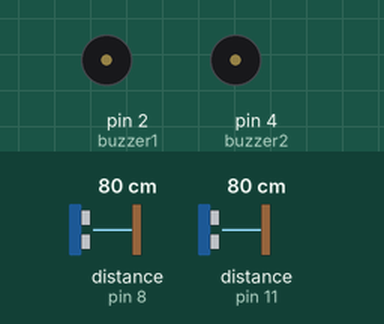
This sketch was run on a simulated Arduino Uno, built with avr-gcc and run on an emulated ATmega328P. Parts: buzzer (waves = sounding, pin HIGH). Wiring (inferred from the names in the program): 2 × ultrasonic range finder: trigger pin 9, echo pin 8 / trigger pin 10, echo pin 11. The inputs (shaded band) are chosen by the test bench; at power-on: distance to the obstacle (sensors on pin 8, pin 11) 80 cm. The echo pulse lasts 58.3 µs per cm; pins used as bus, display or sensor lines are not drawn.

Above: at 1.2 s.
1.3 s: distance to the obstacle (sensor on pin 8) set to 13 cm
2.8 s: distance to the obstacle (sensor on pin 8) set to 10 cm
At 3.3 s:
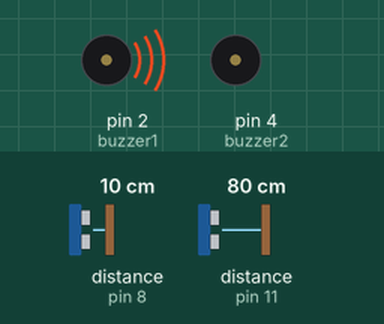
4.3 s: distance to the obstacle (sensor on pin 11) set to 13 cm
5.8 s: distance to the obstacle (sensor on pin 11) set to 10 cm
At 6.4 s:
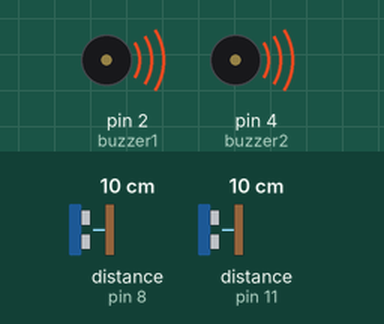
7.3 s: distance to the obstacle (sensor on pin 8) set to 18 cm
At 7.6 s:
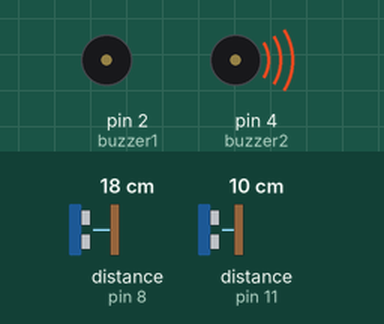
Timing chart, 0 to 10.3 s (numbered marks = the images above; inputs shaded):
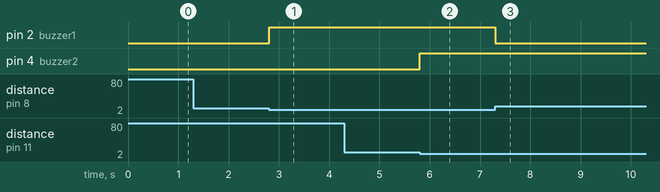

Measured:
- the behaviour switches between 12 and 11 cm on distance to the obstacle (sensor on pin 8) (found by bisection; images 0 and 1)
- the behaviour switches between 12 and 11 cm on distance to the obstacle (sensor on pin 11) (found by bisection; images 1 and 2)
- after the input at 1.3 s, every drawn part: stays the same
- after the input at 2.8 s, pin 2 (buzzer1): LOW → HIGH at once
- after the input at 4.3 s, every drawn part: stays the same
- after the input at 5.8 s, pin 4 (buzzer2): LOW → HIGH at once
- after the input at 7.3 s, pin 2 (buzzer1): HIGH → LOW at once

The sketch:

smart_glass.ino
```cpp
#define trigPin1 9
#define echoPin1 8
#define buzzer1 2
#define trigPin2 10
#define echoPin2 11
#define buzzer2 4
long duration, distance, UltraSensor1, UltraSensor2;
char data;
String SerialData = "";
void setup()
{
  Serial.begin (9600);

  pinMode(trigPin1, OUTPUT);
  pinMode(echoPin1, INPUT);
  pinMode(buzzer1, OUTPUT);

  pinMode(trigPin2, OUTPUT);
  pinMode(echoPin2, INPUT);
  pinMode(buzzer2, OUTPUT);

  digitalWrite(buzzer1, LOW);
  digitalWrite(buzzer2, LOW);
}
void loop()
{
  SonarSensor(trigPin1, echoPin1);
  UltraSensor1 = distance;
  SonarSensor(trigPin2, echoPin2);
  UltraSensor2 = distance;

  while (Serial.available())
  {
    delay(10);
    data = Serial.read();
    SerialData += data;
  }

  if (SerialData == "display distance")
  {

    Serial.print("distance measured by the first sensor:");
    Serial.print(UltraSensor1);
    Serial.println("cm");

    Serial.print("distance measured by the second sensor:");
    Serial.print(UltraSensor2);
    Serial.println("cm");
    Serial.println("---------------------------------------------------------------------------------------------------------");
  }

  SerialData = "";
  if (UltraSensor1 <= 10)
  {
    digitalWrite(buzzer1, HIGH);
  }
  else
  {
    digitalWrite(buzzer1, LOW);
  }

  if (UltraSensor2 <= 10)
  {
    digitalWrite(buzzer2, HIGH);
  }
  else
  {
    digitalWrite(buzzer2, LOW);
  }
}

void SonarSensor(int trigPinSensor, int echoPinSensor)
{
  digitalWrite(trigPinSensor, LOW);
  delayMicroseconds(2);
  digitalWrite(trigPinSensor, HIGH);
  delayMicroseconds(10);
  digitalWrite(trigPinSensor, LOW);
  duration = pulseIn(echoPinSensor, HIGH);
  distance = (duration / 2) / 29.1;
}
```
